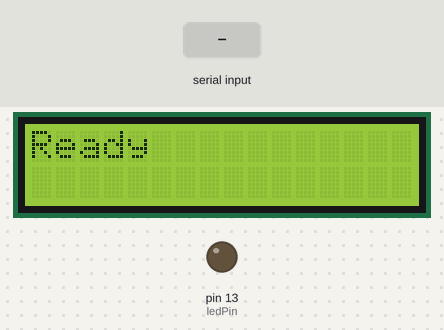
Simulated run of this sketch. Board: Arduino Uno, built with avr-gcc and run on an emulated ATmega328P. On the bench: 16×2 character LCD, output pins drawn as LEDs (lit = HIGH). The test bench sets the inputs (shaded band). What the sketch prints to the serial monitor is not drawn.

Above: at 5.2 s.
5.3 s: "<{>" received over the second serial link
At 6.3 s:
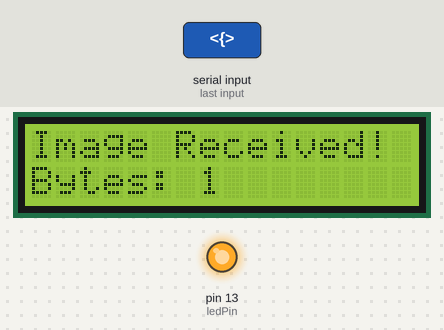
6.8 s: "{" received over the second serial link
At 8.9 s:
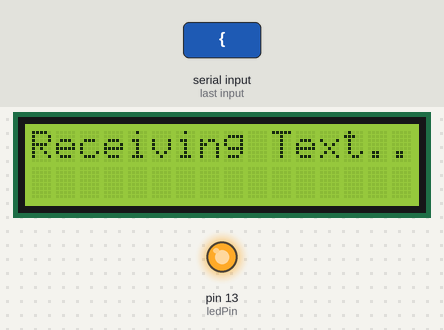
9.8 s: "<}>" received over the second serial link
At 10.7 s:
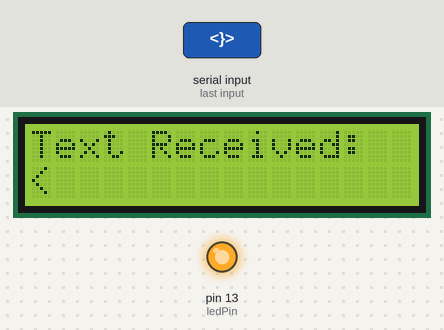
11.3 s: "<" received over the second serial link
At 13.3 s:
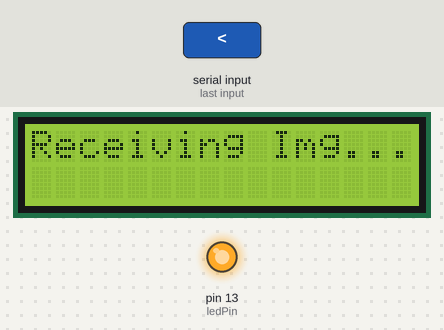
14.3 s: ">" received over the second serial link
At 15.4 s:
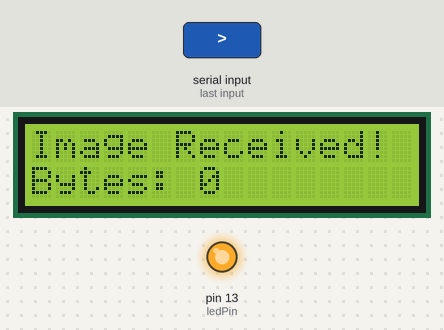
Timing chart, 0 to 18.8 s (numbered marks = the images above; inputs shaded):
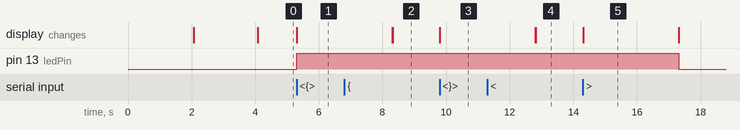

The sketch:

rx.ino
```cpp
#include <LiquidCrystal.h>
#include <SoftwareSerial.h>

LiquidCrystal lcd(4, 5, 6, 7, 8, 9);
SoftwareSerial GSerial(2, 3); // RX=2, TX=3

unsigned char cmd_arr[1050];
char cmd_arr2[100];
int cmd_count = 0;
char inchar;
int ledPin = 13;

void serial_get_command() {

  if (GSerial.available() > 0) {
    inchar = GSerial.read();

    // ========== RECEIVE IMAGE DATA <...> ==========
    if (inchar == '<') {
      digitalWrite(ledPin, HIGH);
      lcd.clear();
      lcd.print(F("Receiving Img..."));
      Serial.println(F("Receiving image..."));
      cmd_count = 0;

      // Read until '>' or buffer full
      while (inchar != '>' && cmd_count < 1048) {
        if (GSerial.available() > 0) {
          inchar = GSerial.read();
          if (inchar != '>') {
            cmd_arr[cmd_count++] = inchar;
          }
        }
      }

      if (inchar == '>') {
        lcd.clear();
        lcd.print(F("Image Received!"));
        lcd.setCursor(0, 1);
        lcd.print(F("Bytes: "));
        lcd.print(cmd_count);

        Serial.print(F("Image Data ("));
        Serial.print(cmd_count);
        Serial.print(F(" bytes): "));
        for (int i = 0; i < cmd_count; i++) {
          Serial.print(cmd_arr[i]);
          Serial.print(F(" "));
        }
        Serial.println();

        delay(3000);
        lcd.clear();
        lcd.print(F("Ready"));
      } else {
        Serial.println(F("ERROR: Incomplete image"));
        lcd.clear();
        lcd.print(F("Error!"));
        delay(2000);
        lcd.clear();
        lcd.print(F("Ready"));
      }

      digitalWrite(ledPin, LOW);
      cmd_count = 0;
    }

    // ========== RECEIVE TEXT DATA {...} ==========
    else if (inchar == '{') {  // ✅ CHANGED TO 'else if'!
      digitalWrite(ledPin, HIGH);
      lcd.clear();
      lcd.print(F("Receiving Text.."));
      Serial.println(F("Receiving text..."));
      cmd_count = 0;

      // Read until '}' or buffer full
      while (inchar != '}' && cmd_count < 98) {
        if (GSerial.available() > 0) {
          inchar = GSerial.read();
          if (inchar != '}') {
            cmd_arr2[cmd_count++] = inchar;
          }
        }
      }

      cmd_arr2[cmd_count] = '\0';  // Null terminate

      if (inchar == '}') {
        lcd.clear();
        lcd.print(F("Text Received:"));
        lcd.setCursor(0, 1);
        lcd.print(cmd_arr2);  // Show text on LCD

        Serial.print(F("Text: "));
        Serial.println(cmd_arr2);

        delay(3000);
        lcd.clear();
        lcd.print(F("Ready"));
      } else {
        Serial.println(F("ERROR: Incomplete text"));
        lcd.clear();
        lcd.print(F("Error!"));
        delay(2000);
        lcd.clear();
        lcd.print(F("Ready"));
      }

      digitalWrite(ledPin, LOW);
      cmd_count = 0;
      cmd_arr2[0] = '\0';
    }
  }
}

void setup() {
  Serial.begin(9600);
  Serial.println("Receiver Started");

  pinMode(ledPin, OUTPUT);

  GSerial.begin(2400);  // Match transmitter baud rate!

  lcd.begin(16, 2);

  // ✅ Test LCD at startup
  lcd.clear();
  lcd.print(F("LCD Test"));
  lcd.setCursor(0, 1);
  lcd.print(F("1234567890"));
  delay(2000);

  lcd.clear();
  lcd.print(F("LiFi RX Ready"));
  delay(2000);

  lcd.clear();
  lcd.print(F("Ready"));
}

void loop() {
  serial_get_command();
}
```

Measured:
- after the input at 5.3 s, pin 13 (ledPin): LOW → HIGH at once; the display: changes at once (image 1)
- after the input at 6.8 s, pin 13 (ledPin): stays HIGH (without the input it goes to LOW after 1.5 s); the display: first differs from a run without the input after 1.5 s (image 2)
- after the input at 9.8 s, the display: changes at once (image 3)
- after the input at 11.3 s, pin 13 (ledPin): stays HIGH (without the input it goes to LOW after 1.5 s); the display: first differs from a run without the input after 1.5 s (image 4)
- after the input at 14.3 s, pin 13 (ledPin): HIGH → LOW after 3.0 s; the display: changes at once (image 5)
